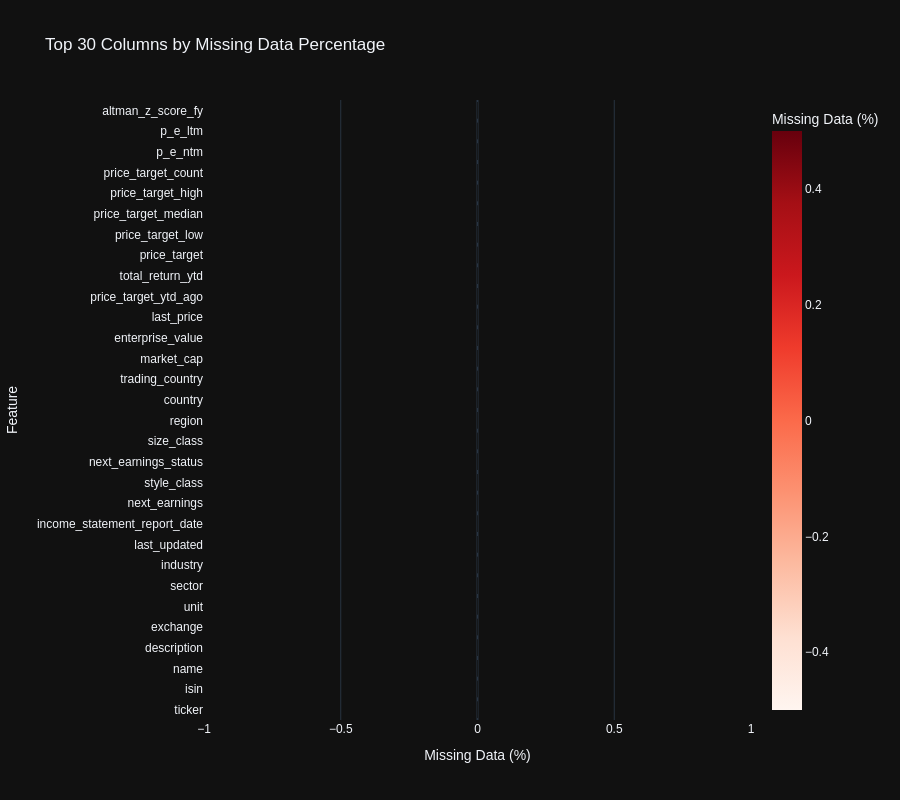
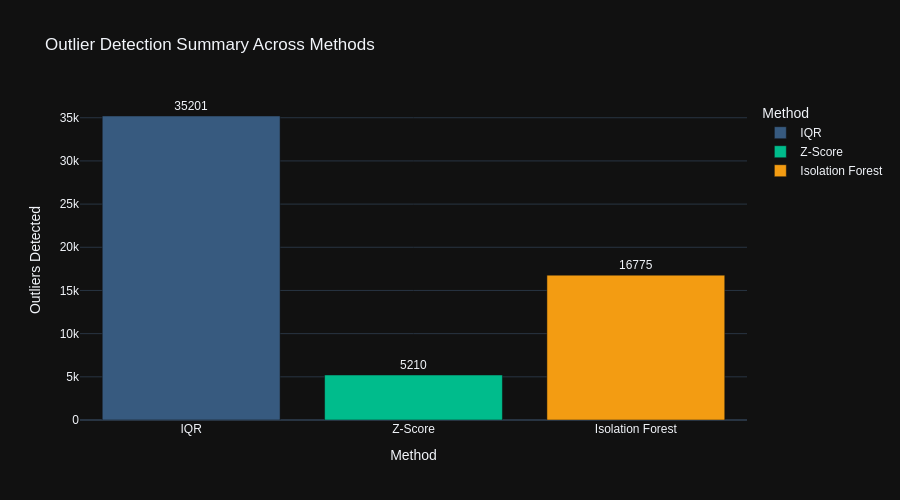
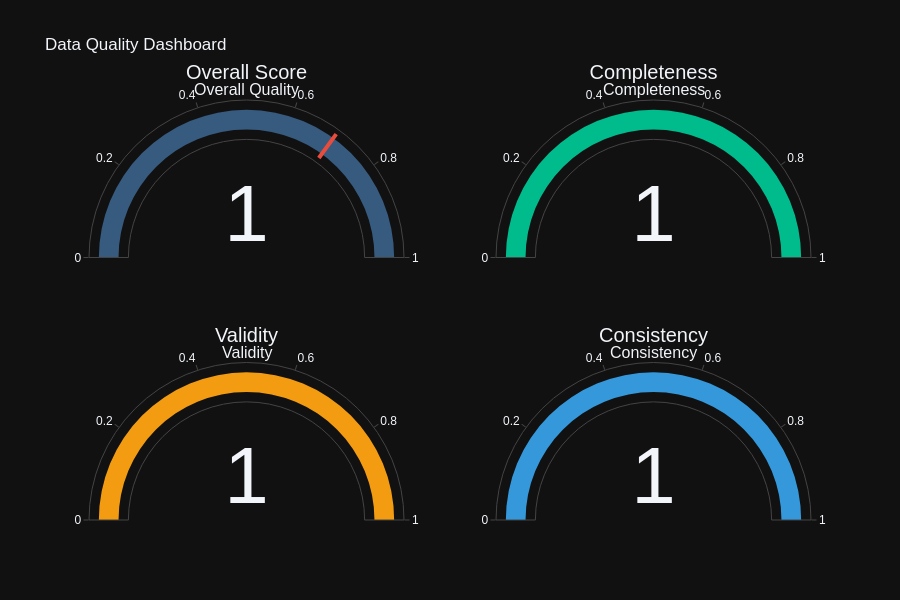

Notebook source saved alongside these figures, in order:
### Code cell
# 📊 Interactive Data Quality Visualizations
print("\n📊 Creating Interactive Data Quality Visualizations...")

# Note: Output directories already created at initialization (all Phase 9.1-9.8 subdirectories)

# 1. Missing Value Heatmap (Interactive Plotly)
missing_pct = (all_stocks_preprocessed.isnull().sum() / len(all_stocks_preprocessed) * 100).sort_values(ascending=False)
missing_df = pd.DataFrame({
    'Column': missing_pct.index,
    'Missing %': missing_pct.values
    }).head(30)

fig_missing = px.bar(
        missing_df,
        x='Missing %',
        y='Column',
        orientation='h',
        title='Top 30 Columns by Missing Data Percentage',
        labels={'Missing %': 'Missing Data (%)', 'Column': 'Feature'},
        color='Missing %',
        color_continuous_scale='Reds',
        height=800,
        template='plotly_dark'
        )
fig_missing.update_layout(yaxis={'categoryorder': 'total ascending'}, font_family="Arial")
fig_missing.show()

# Save as HTML for interactive viewing
fig_missing.write_html(OUTPUT_DIR / "eda" / "missing_values_heatmap.html")
print(f"✓ Saved: {OUTPUT_DIR / 'eda' / 'missing_values_heatmap.html'}")

# 2. Outlier Detection Summary (Interactive Bar Chart)
outlier_summary = pd.DataFrame({
    'Method': ['IQR', 'Z-Score', 'Isolation Forest'],
    'Outliers Detected': [total_iqr, total_zscore, total_iforest],
    'Columns Analyzed': [len(outliers_iqr), len(outliers_zscore), len(outliers_iforest)]
    })

fig_outliers = px.bar(
        outlier_summary,
        x='Method',
        y='Outliers Detected',
        title='Outlier Detection Summary Across Methods',
        color='Method',
        text='Outliers Detected',
        height=500,
        template='plotly_dark',
        color_discrete_sequence=['#375a7f', '#00bc8c', '#f39c12']
        )
fig_outliers.update_traces(texttemplate='%{text}', textposition='outside')
fig_outliers.update_layout(font_family="Arial")
fig_outliers.show()
fig_outliers.write_html(OUTPUT_DIR / "eda" / "outlier_detection_summary.html")
print(f"✓ Saved: {OUTPUT_DIR / 'eda' / 'outlier_detection_summary.html'}")

# 3. Data Quality Score Dashboard (Gauge Charts)
fig_quality = make_subplots(
        rows=2, cols=2,
        specs=[[{'type': 'indicator'}, {'type': 'indicator'}],
               [{'type': 'indicator'}, {'type': 'indicator'}]],
        subplot_titles=('Overall Quality', 'Completeness', 'Validity', 'Consistency')
        )

fig_quality.add_trace(go.Indicator(
        mode="gauge+number",
        value=quality_report.overall_score,
        title={'text': "Overall Score"},
        gauge={'axis': {'range': [0, 1]},
               'bar': {'color': "#375a7f"},
               'threshold': {'line': {'color': "#e74c3c", 'width': 4}, 'thickness': 0.75, 'value': 0.7}}
        ), row=1, col=1)

fig_quality.add_trace(go.Indicator(
        mode="gauge+number",
        value=quality_report.completeness_score,
        title={'text': "Completeness"},
        gauge={'axis': {'range': [0, 1]}, 'bar': {'color': "#00bc8c"}}
        ), row=1, col=2)

fig_quality.add_trace(go.Indicator(
        mode="gauge+number",
        value=quality_report.validity_score,
        title={'text': "Validity"},
        gauge={'axis': {'range': [0, 1]}, 'bar': {'color': "#f39c12"}}
        ), row=2, col=1)

fig_quality.add_trace(go.Indicator(
        mode="gauge+number",
        value=quality_report.consistency_score,
        title={'text': "Consistency"},
        gauge={'axis': {'range': [0, 1]}, 'bar': {'color': "#3498db"}}
        ), row=2, col=2)

fig_quality.update_layout(
        title_text="Data Quality Dashboard",
        height=600,
        showlegend=False,
        template='plotly_dark',
        font_family="Arial"
        )
fig_quality.show()
fig_quality.write_html(OUTPUT_DIR / "eda" / "data_quality_dashboard.html")
print(f"✓ Saved: {OUTPUT_DIR / 'eda' / 'data_quality_dashboard.html'}")

print(f"\n✅ Section 2 Interactive Visualizations Complete")
# Optionally, print the actual issues
if quality_report.issues:
    print(f"  Issue details:")
    for issue in quality_report.issues[:5]:  # Show first 5 issues
        print(f"    - {issue}")
    if len(quality_report.issues) > 5:
        print(f"    ... and {len(quality_report.issues) - 5} more issues")

### Figure 1 — Plotly figure (JSON) as saved in the notebook; plotly's stock layout.template omitted (floating-point values rounded to 4 significant figures)
{"data": [{"hovertemplate": "Missing Data (%)=%{marker.color}<br>Feature=%{y}<extra></extra>", "legendgroup": "", "marker": {"color": [0.0, 0.0, 0.0, 0.0, 0.0, 0.0, 0.0, 0.0, 0.0, 0.0, 0.0, 0.0, 0.0, 0.0, 0.0, 0.0, 0.0, 0.0, 0.0, 0.0, 0.0, 0.0, 0.0, 0.0, 0.0, 0.0, 0.0, 0.0, 0.0, 0.0], "coloraxis": "coloraxis", "pattern": {"shape": ""}}, "name": "", "orientation": "h", "showlegend": false, "textposition": "auto", "x": [0.0, 0.0, 0.0, 0.0, 0.0, 0.0, 0.0, 0.0, 0.0, 0.0, 0.0, 0.0, 0.0, 0.0, 0.0, 0.0, 0.0, 0.0, 0.0, 0.0, 0.0, 0.0, 0.0, 0.0, 0.0, 0.0, 0.0, 0.0, 0.0, 0.0], "xaxis": "x", "y": ["ticker", "isin", "name", "description", "exchange", "unit", "sector", "industry", "last_updated", "income_statement_report_date", "next_earnings", "style_class", "next_earnings_status", "size_class", "region", "country", "trading_country", "market_cap", "enterprise_value", "last_price", "price_target_ytd_ago", "total_return_ytd", "price_target", "price_target_low", "price_target_median", "price_target_high", "price_target_count", "p_e_ntm", "p_e_ltm", "altman_z_score_fy"], "yaxis": "y", "type": "bar"}], "layout": {"xaxis": {"anchor": "y", "domain": [0.0, 1.0], "title": {"text": "Missing Data (%)"}}, "yaxis": {"anchor": "x", "domain": [0.0, 1.0], "title": {"text": "Feature"}, "categoryorder": "total ascending"}, "coloraxis": {"colorbar": {"title": {"text": "Missing Data (%)"}}, "colorscale": [[0.0, "rgb(255,245,240)"], [0.125, "rgb(254,224,210)"], [0.25, "rgb(252,187,161)"], [0.375, "rgb(252,146,114)"], [0.5, "rgb(251,106,74)"], [0.625, "rgb(239,59,44)"], [0.75, "rgb(203,24,29)"], [0.875, "rgb(165,15,21)"], [1.0, "rgb(103,0,13)"]]}, "legend": {"tracegroupgap": 0}, "title": {"text": "Top 30 Columns by Missing Data Percentage"}, "barmode": "relative", "height": 800, "font": {"family": "Arial"}}}

### Figure 2 — Plotly figure (JSON) as saved in the notebook; plotly's stock layout.template omitted (floating-point values rounded to 4 significant figures)
{"data": [{"hovertemplate": "Method=%{x}<br>Outliers Detected=%{text}<extra></extra>", "legendgroup": "IQR", "marker": {"color": "#375a7f", "pattern": {"shape": ""}}, "name": "IQR", "orientation": "v", "showlegend": true, "text": [35200.0], "textposition": "outside", "x": ["IQR"], "xaxis": "x", "y": [35201], "yaxis": "y", "type": "bar", "texttemplate": "%{text}"}, {"hovertemplate": "Method=%{x}<br>Outliers Detected=%{text}<extra></extra>", "legendgroup": "Z-Score", "marker": {"color": "#00bc8c", "pattern": {"shape": ""}}, "name": "Z-Score", "orientation": "v", "showlegend": true, "text": [5210.0], "textposition": "outside", "x": ["Z-Score"], "xaxis": "x", "y": [5210], "yaxis": "y", "type": "bar", "texttemplate": "%{text}"}, {"hovertemplate": "Method=%{x}<br>Outliers Detected=%{text}<extra></extra>", "legendgroup": "Isolation Forest", "marker": {"color": "#f39c12", "pattern": {"shape": ""}}, "name": "Isolation Forest", "orientation": "v", "showlegend": true, "text": [16780.0], "textposition": "outside", "x": ["Isolation Forest"], "xaxis": "x", "y": [16775], "yaxis": "y", "type": "bar", "texttemplate": "%{text}"}], "layout": {"xaxis": {"anchor": "y", "domain": [0.0, 1.0], "title": {"text": "Method"}, "categoryorder": "array", "categoryarray": ["IQR", "Z-Score", "Isolation Forest"]}, "yaxis": {"anchor": "x", "domain": [0.0, 1.0], "title": {"text": "Outliers Detected"}}, "legend": {"title": {"text": "Method"}, "tracegroupgap": 0}, "title": {"text": "Outlier Detection Summary Across Methods"}, "barmode": "relative", "height": 500, "font": {"family": "Arial"}}}

### Figure 3 — Plotly figure (JSON) as saved in the notebook; plotly's stock layout.template omitted (floating-point values rounded to 4 significant figures)
{"data": [{"gauge": {"axis": {"range": [0, 1]}, "bar": {"color": "#375a7f"}, "threshold": {"line": {"color": "#e74c3c", "width": 4}, "thickness": 0.75, "value": 0.7}}, "mode": "gauge+number", "title": {"text": "Overall Score"}, "value": 1.0, "type": "indicator", "domain": {"x": [0.0, 0.45], "y": [0.625, 1.0]}}, {"gauge": {"axis": {"range": [0, 1]}, "bar": {"color": "#00bc8c"}}, "mode": "gauge+number", "title": {"text": "Completeness"}, "value": 1.0, "type": "indicator", "domain": {"x": [0.55, 1.0], "y": [0.625, 1.0]}}, {"gauge": {"axis": {"range": [0, 1]}, "bar": {"color": "#f39c12"}}, "mode": "gauge+number", "title": {"text": "Validity"}, "value": 1.0, "type": "indicator", "domain": {"x": [0.0, 0.45], "y": [0.0, 0.375]}}, {"gauge": {"axis": {"range": [0, 1]}, "bar": {"color": "#3498db"}}, "mode": "gauge+number", "title": {"text": "Consistency"}, "value": 1.0, "type": "indicator", "domain": {"x": [0.55, 1.0], "y": [0.0, 0.375]}}], "layout": {"annotations": [{"font": {"size": 16}, "showarrow": false, "text": "Overall Quality", "x": 0.225, "xanchor": "center", "xref": "paper", "y": 1.0, "yanchor": "bottom", "yref": "paper"}, {"font": {"size": 16}, "showarrow": false, "text": "Completeness", "x": 0.775, "xanchor": "center", "xref": "paper", "y": 1.0, "yanchor": "bottom", "yref": "paper"}, {"font": {"size": 16}, "showarrow": false, "text": "Validity", "x": 0.225, "xanchor": "center", "xref": "paper", "y": 0.375, "yanchor": "bottom", "yref": "paper"}, {"font": {"size": 16}, "showarrow": false, "text": "Consistency", "x": 0.775, "xanchor": "center", "xref": "paper", "y": 0.375, "yanchor": "bottom", "yref": "paper"}], "title": {"text": "Data Quality Dashboard"}, "font": {"family": "Arial"}, "height": 600, "showlegend": false}}
